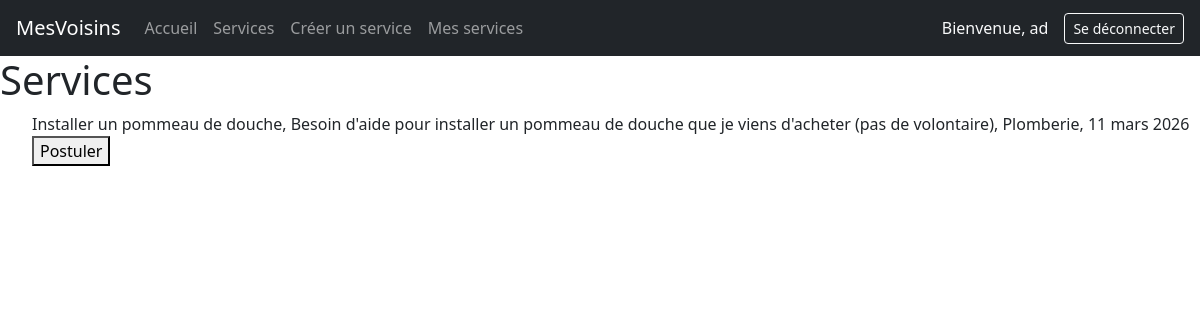
The app's page /app/services/ (signed in) with its own data.
### app/models.py (models this page shows, shortened)
class Service(models.Model):
    title = models.CharField(max_length=100)
    description = models.TextField()
    skill = models.ForeignKey(Skill, on_delete=models.CASCADE)
    creator = models.ForeignKey('auth.User', on_delete=models.CASCADE, related_name='services_crees')
    volunteer = models.ForeignKey('auth.User', null=True, blank=True, on_delete=models.SET_NULL, related_name='volunteer')
    date = models.DateField()
    created_at = models.DateTimeField(auto_now_add=True)

class Skill(models.Model):
    name = models.CharField(max_length=100)
    category = models.ForeignKey('Category',null=True, blank=True, on_delete=models.CASCADE)

### app/views.py (the view)
# urls.py: path("services/", views.services, name="services"),
@login_required
def services(request):
    user_services = Service.objects.filter(creator=request.user)
    services = Service.objects.filter(volunteer__isnull=True)
    context = {"services": services,"user_services": user_services}
    return render(request, 'services.html', context)

### app/templates/services.html (shortened to what this page needs)
{% extends "base.html" %}
{% block content %}
<h1>Services</h1>
<ul>
  {% for service in services %}
  {% if not service in user_services %}
  <div>{{ service.title }},
  {{ service.description }},
  {{ service.skill.name }},
  {{ service.date }}</div>
    <form action="{% url 'app:postulez' service.id %}" method="post">
      <button>Postuler</button>
    </form>
  {% endif %}
  {% endfor %}
</ul>
{% endblock %}

### templates/base.html (shortened to what this page needs)
{% load django_bootstrap5 %}
<!doctype html>
<html lang="fr">
  <head>    <meta charset="UTF-8" />
    {% load django_bootstrap5 %}
    {% bootstrap_css %}
</head>
  <body>
    <header>
      <nav class="navbar navbar-expand-lg navbar-dark bg-dark px-3">
      <a class="navbar-brand" href="{% url 'app:home' %}">MesVoisins</a>
      <div class="collapse navbar-collapse">
        <ul class="navbar-nav me-auto">
          <li class="nav-item">
            <a class="nav-link" href="{% url 'app:home' %}">Accueil</a>
          </li>
          {% if user.is_authenticated %}
          <li class="nav-item">
            <a class="nav-link" href="{% url 'app:services' %}">Services</a>
          </li>
          <li class="nav-item">
            <a class="nav-link" href="{% url 'app:create_service' %}">Créer un service</a>
          </li>
          <li class="nav-item">
            <a class="nav-link" href="{% url 'app:my_services' %}">Mes services</a>
          </li>
          {% endif %}
        </ul>
        <ul class="navbar-nav ms-auto align-items-center">
          {% if user.is_authenticated %}
          <li class="nav-item">
            <span class="navbar-text text-light me-3">Bienvenue, {{ user.username }}</span>
          </li>
          <li class="nav-item">
            <form method="post" action="{% url 'logout' %}">
              <button type="submit" class="btn btn-outline-light btn-sm">Se déconnecter</button>
            </form>
          </li>
          {% else %}
          <li class="nav-item">
            <a class="btn btn-outline-light btn-sm" href="{% url 'login' %}">Connexion</a>
          </li>
          {% endif %}
        </ul>
      </div>
    </nav>
    </header>
    <main>{% block content %}{% endblock %}</main>
  </body>
</html>

### records on screen
Service: title "Installer un pommeau de douche", description "Besoin d'aide pour installer un pommeau de douche que je viens d'acheter (pas de volontaire)", skill.name "Plomberie", date "11 mars 2026"

### other values on screen
{{ user.username }} "ad"
